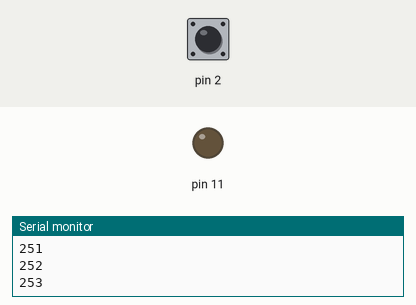
Bench run of a sketch on a simulated Arduino Uno, built with avr-gcc and run on an emulated ATmega328P. Shown: output pins drawn as LEDs (lit = HIGH), the last lines printed to the serial monitor. The test bench sets the inputs (shaded band); at power-on: pin 2 LOW.

Above: at 1.2 s.
1.3 s: pin 2 driven HIGH
At 1.3 s:
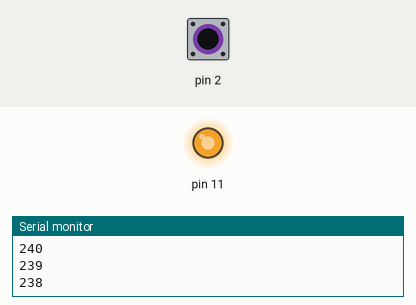
2.8 s: pin 2 pulsed LOW 5 times (0.12 s each, 0.3 s apart)
At 3.38 s:
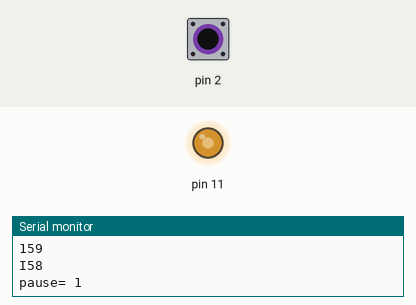
At 3.99 s:
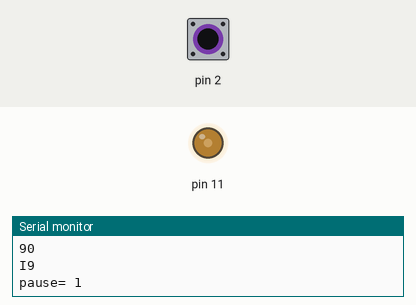
Timing chart, 0 to 13.3 s (numbered marks = the images above; inputs shaded):
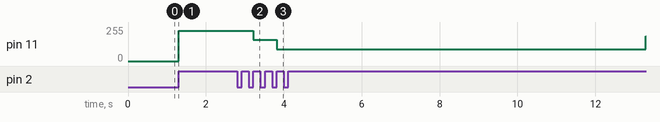

Measured:
- after the input at 1.3 s, pin 11: stays 226/255 (without the input it goes to 106/255 after 1.5 s)
- after the input at 2.8 s, pin 11: 226/255 → 159/255 after 0.42 s, → 90/255 0.60 s later, → 184/255 9.5 s later

The sketch:

sketch_oct05a.ino
```cpp
int pause = 0;
int delta = 1;
volatile byte state = LOW;
int n = 0; // pwm value
void sw_pressed() {
  state = HIGH;
  Serial.println("Interrupt..");
}
void setup()
{
  pinMode(11, OUTPUT);
  pinMode(2, INPUT);
  Serial.begin(9600);
  attachInterrupt(digitalPinToInterrupt(2),
  sw_pressed, RISING);
}
void loop()
{
  if (pause == 0) { // pause가 0이 아닐때만 진행
    analogWrite(11, n);
    n += delta;
    if ( n == 255 || n == 0 ) delta *= -1;
    Serial.println(n);
  }
  if (state == HIGH) {
    pause = pause ? 0 : 1;
    Serial.print("pause= ");
    Serial.println(pause);
    state = LOW;
  }
}
```
